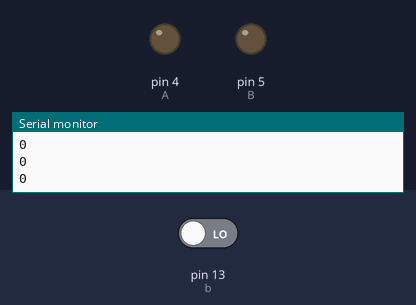
A sketch run on a simulated Arduino Uno, built with avr-gcc and run on an emulated ATmega328P. Shown: output pins drawn as LEDs (lit = HIGH), the last lines printed to the serial monitor. The test bench sets the inputs (shaded band); at power-on: pin 13 (b) LOW. The modem accepts every AT command (registered, SIM ready, sends succeed) and sends nothing else.

Above: at 1.2 s.
1.3 s: pin 13 (b) driven HIGH
At 2.2 s:
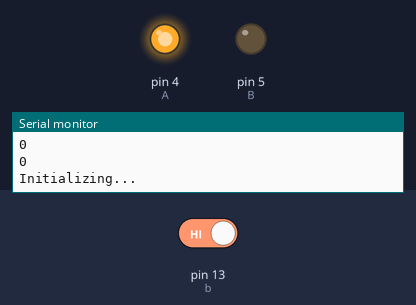
Timing chart, 0 to 4.3 s (numbered marks = the images above; inputs shaded):
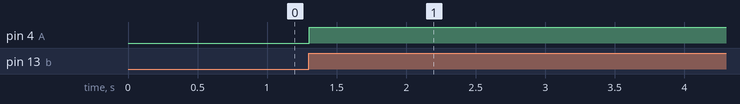

The sketch:

SMS_with_CD4052.ino
```cpp
#include <SoftwareSerial.h>

SoftwareSerial  mySerial(3,2); //13,3 of CD4052   6 to gnd
#define B 5 //9
#define A 4 //10

#define b 13

int bRead;


void setup() {
   Serial.begin(9600);
   mySerial.begin(9600);
   pinMode(A,OUTPUT);       pinMode(B,OUTPUT);
   // low,low to ON bit X0(12),Y0(1)
//  digitalWrite(A,HIGH);    digitalWrite(B,LOW);// To on bit X1(14),Y1(5)
//  Serial.println("Initializing...");
//  delay(500);
//  mySerial.println("AT"); //Once the handshake test is successful, it will back to OK
//  updateSerial();
//
//  mySerial.println("AT+CMGF=1"); // Configuring TEXT mode
//  updateSerial();
//  mySerial.println("AT+CMGS=\"+2347011473337\"");//You can change the phone number
//  updateSerial();
//  mySerial.println("Hello world");//text content
//  updateSerial();
//  mySerial.write(26);
//  delay(500);

}

void loop() {
  Serial.println(digitalRead(b));
  if (digitalRead(b) == HIGH)
  {
  digitalWrite(A,HIGH);    digitalWrite(B,LOW);// To on bit X1(14),Y1(5)
  Serial.println("Initializing...");
  delay(1000);
  mySerial.println("AT"); //Once the handshake test is successful, it will back to OK
  updateSerial();

  mySerial.println("AT+CMGF=1"); // Configuring TEXT mode
  updateSerial();
  mySerial.println("AT+CMGS=\"+2347011473337\"");//You can change the phone number
  updateSerial();
  mySerial.println("Hello world");//text content
  updateSerial();
  mySerial.write(26);
  delay(500);
  }
}


void updateSerial()
{
  delay(500);
  while (Serial.available())
  {
    mySerial.write(Serial.read());//Forward what Serial received to Software Serial Port
  }
  while(mySerial.available())
  {
    Serial.write(mySerial.read());//Forward what Software Serial received to Serial Port
  }

}
```

Measured:
- after the input at 1.3 s, pin 4 (A): LOW → HIGH at once
